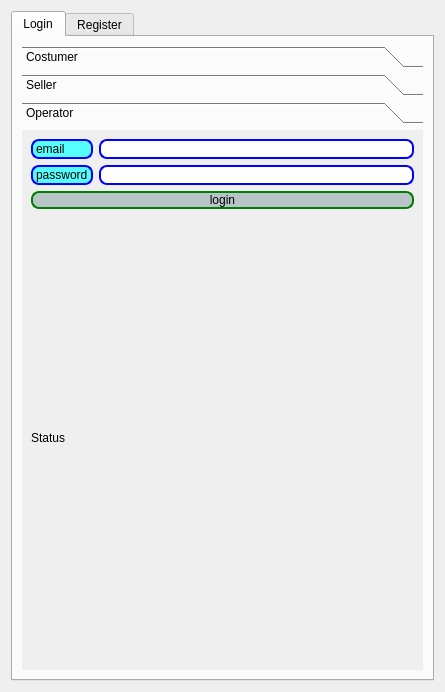
<?xml version="1.0" encoding="UTF-8"?>
<ui version="4.0">
 <class>Form</class>
 <widget class="QWidget" name="Form">
  <property name="geometry">
   <rect>
    <x>0</x>
    <y>0</y>
    <width>445</width>
    <height>692</height>
   </rect>
  </property>
  <property name="windowTitle">
   <string>Form</string>
  </property>
  <layout class="QGridLayout" name="gridLayout">
   <item row="0" column="0">
    <widget class="QTabWidget" name="tabWidget">
     <property name="currentIndex">
      <number>0</number>
     </property>
     <widget class="QWidget" name="tab">
      <attribute name="title">
       <string>Login</string>
      </attribute>
      <layout class="QGridLayout" name="gridLayout_2">
       <item row="0" column="0">
        <widget class="QToolBox" name="toolBox">
         <property name="currentIndex">
          <number>2</number>
         </property>
         <widget class="QWidget" name="page">
          <property name="geometry">
           <rect>
            <x>0</x>
            <y>0</y>
            <width>403</width>
            <height>549</height>
           </rect>
          </property>
          <attribute name="label">
           <string>Costumer</string>
          </attribute>
          <layout class="QGridLayout" name="gridLayout_6">
           <item row="0" column="0">
            <layout class="QGridLayout" name="gridLayout_4">
             <item row="2" column="0">
              <layout class="QHBoxLayout" name="horizontalLayout">
               <item>
                <widget class="QPushButton" name="costumer_login_push_button">
                 <property name="text">
                  <string>login</string>
                 </property>
                </widget>
               </item>
              </layout>
             </item>
             <item row="1" column="0">
              <layout class="QGridLayout" name="gridLayout_5">
               <item row="1" column="1">
                <widget class="QLineEdit" name="costumer_login_password_line"/>
               </item>
               <item row="0" column="1">
                <widget class="QLineEdit" name="costumer_login_email_line"/>
               </item>
               <item row="0" column="0">
                <widget class="QLabel" name="login_email_label">
                 <property name="text">
                  <string>email</string>
                 </property>
                </widget>
               </item>
               <item row="1" column="0">
                <widget class="QLabel" name="login_pass_label">
                 <property name="text">
                  <string>password</string>
                 </property>
                </widget>
               </item>
              </layout>
             </item>
             <item row="3" column="0">
              <layout class="QVBoxLayout" name="verticalLayout">
               <item>
                <widget class="QLabel" name="costumer_login_status">
                 <property name="text">
                  <string>Status</string>
                 </property>
                </widget>
               </item>
              </layout>
             </item>
             <item row="0" column="0">
              <widget class="QLabel" name="label">
               <property name="text">
                <string>Welcome</string>
               </property>
              </widget>
             </item>
            </layout>
           </item>
          </layout>
         </widget>
         <widget class="QWidget" name="page_3">
          <property name="geometry">
           <rect>
            <x>0</x>
            <y>0</y>
            <width>403</width>
            <height>549</height>
           </rect>
          </property>
          <attribute name="label">
           <string>Seller</string>
          </attribute>
          <layout class="QGridLayout" name="gridLayout_8">
           <item row="0" column="0">
            <layout class="QGridLayout" name="gridLayout_7">
             <item row="1" column="1">
              <widget class="QLineEdit" name="seller_password_login_line">
               <property name="styleSheet">
                <string notr="true">border:2px solid blue;
color: rgb(85, 85, 0);
border-radius: 8%</string>
               </property>
              </widget>
             </item>
             <item row="0" column="1">
              <widget class="QLineEdit" name="seller_email_login_line">
               <property name="styleSheet">
                <string notr="true">border:2px solid blue;
color: rgb(85, 85, 0);
border-radius: 8%</string>
               </property>
              </widget>
             </item>
             <item row="0" column="0">
              <widget class="QLabel" name="login_email_label_2">
               <property name="styleSheet">
                <string notr="true">border:2px solid blue;
border-radius: 8%;

background-color: rgb(85, 255, 255);</string>
               </property>
               <property name="text">
                <string>email</string>
               </property>
              </widget>
             </item>
             <item row="1" column="0">
              <widget class="QLabel" name="login_pass_label_2">
               <property name="styleSheet">
                <string notr="true">border:2px solid blue;
border-radius: 8%;

background-color: rgb(85, 255, 255);</string>
               </property>
               <property name="text">
                <string>password</string>
               </property>
              </widget>
             </item>
            </layout>
           </item>
           <item row="1" column="0">
            <layout class="QHBoxLayout" name="horizontalLayout_2">
             <item>
              <widget class="QPushButton" name="seler_login_push_button">
               <property name="styleSheet">
                <string notr="true">border:2px solid green;
background-color: rgb(184, 196, 200);
border-radius: 8%</string>
               </property>
               <property name="text">
                <string>login</string>
               </property>
              </widget>
             </item>
            </layout>
           </item>
           <item row="2" column="0">
            <widget class="QLabel" name="seller_login_status">
             <property name="text">
              <string>Status</string>
             </property>
            </widget>
           </item>
          </layout>
         </widget>
         <widget class="QWidget" name="page_2">
          <property name="geometry">
           <rect>
            <x>0</x>
            <y>0</y>
            <width>403</width>
            <height>549</height>
           </rect>
          </property>
          <attribute name="label">
           <string>Operator</string>
          </attribute>
          <layout class="QGridLayout" name="gridLayout_10">
           <item row="0" column="0">
            <layout class="QGridLayout" name="gridLayout_9">
             <item row="1" column="1">
              <widget class="QLineEdit" name="operator_login_password_line">
               <property name="styleSheet">
                <string notr="true">border:2px solid blue;
color: rgb(85, 85, 0);
border-radius: 8%</string>
               </property>
              </widget>
             </item>
             <item row="0" column="1">
              <widget class="QLineEdit" name="operator_login_email_line">
               <property name="styleSheet">
                <string notr="true">border:2px solid blue;
color: rgb(85, 85, 0);
border-radius: 8%</string>
               </property>
              </widget>
             </item>
             <item row="0" column="0">
              <widget class="QLabel" name="login_email_label_3">
               <property name="styleSheet">
                <string notr="true">border:2px solid blue;
border-radius: 8%;

background-color: rgb(85, 255, 255);</string>
               </property>
               <property name="text">
                <string>email</string>
               </property>
              </widget>
             </item>
             <item row="1" column="0">
              <widget class="QLabel" name="login_pass_label_3">
               <property name="styleSheet">
                <string notr="true">border:2px solid blue;
border-radius: 8%;

background-color: rgb(85, 255, 255);</string>
               </property>
               <property name="text">
                <string>password</string>
               </property>
              </widget>
             </item>
            </layout>
           </item>
           <item row="1" column="0">
            <layout class="QHBoxLayout" name="horizontalLayout_3">
             <item>
              <widget class="QPushButton" name="operator_login_push_button">
               <property name="styleSheet">
                <string notr="true">border:2px solid green;
background-color: rgb(184, 196, 200);
border-radius: 8%</string>
               </property>
               <property name="text">
                <string>login</string>
               </property>
              </widget>
             </item>
            </layout>
           </item>
           <item row="2" column="0">
            <widget class="QLabel" name="operator_login_status">
             <property name="text">
              <string>Status</string>
             </property>
            </widget>
           </item>
          </layout>
         </widget>
        </widget>
       </item>
      </layout>
     </widget>
     <widget class="QWidget" name="tab_2">
      <attribute name="title">
       <string>Register</string>
      </attribute>
      <layout class="QGridLayout" name="gridLayout_3">
       <item row="0" column="0">
        <widget class="QToolBox" name="toolBox_2">
         <property name="currentIndex">
          <number>1</number>
         </property>
         <widget class="QWidget" name="page_4">
          <property name="geometry">
           <rect>
            <x>0</x>
            <y>0</y>
            <width>403</width>
            <height>576</height>
           </rect>
          </property>
          <attribute name="label">
           <string>Costumer</string>
          </attribute>
          <layout class="QGridLayout" name="gridLayout_13">
           <item row="0" column="0">
            <layout class="QGridLayout" name="gridLayout_11">
             <item row="3" column="0">
              <layout class="QVBoxLayout" name="verticalLayout_2">
               <item>
                <widget class="QPushButton" name="costumer_register_button">
                 <property name="styleSheet">
                  <string notr="true">border:2px solid green;
background-color: rgb(184, 196, 200);
border-radius: 8%</string>
                 </property>
                 <property name="text">
                  <string>register</string>
                 </property>
                </widget>
               </item>
               <item>
                <widget class="QLabel" name="costumer_register_status">
                 <property name="text">
                  <string>Status</string>
                 </property>
                </widget>
               </item>
              </layout>
             </item>
             <item row="0" column="0">
              <widget class="QLabel" name="label_2">
               <property name="text">
                <string>Welcome</string>
               </property>
              </widget>
             </item>
             <item row="1" column="0">
              <layout class="QGridLayout" name="gridLayout_12">
               <item row="0" column="2">
                <widget class="QLineEdit" name="costumer_register_email_line">
                 <property name="styleSheet">
                  <string notr="true">border:2px solid blue;
color: rgb(85, 85, 0);
border-radius: 8%</string>
                 </property>
                </widget>
               </item>
               <item row="1" column="2">
                <widget class="QLineEdit" name="costumer_register_password_line">
                 <property name="styleSheet">
                  <string notr="true">border:2px solid blue;
color: rgb(85, 85, 0);
border-radius: 8%</string>
                 </property>
                </widget>
               </item>
               <item row="0" column="0">
                <widget class="QLabel" name="register_email_label">
                 <property name="styleSheet">
                  <string notr="true">border:2px solid blue;
border-radius: 8%;

background-color: rgb(85, 255, 255);</string>
                 </property>
                 <property name="text">
                  <string>email</string>
                 </property>
                </widget>
               </item>
               <item row="1" column="0">
                <widget class="QLabel" name="register_pass_label">
                 <property name="styleSheet">
                  <string notr="true">border:2px solid blue;
border-radius: 8%;

background-color: rgb(85, 255, 255);</string>
                 </property>
                 <property name="text">
                  <string>password</string>
                 </property>
                </widget>
               </item>
               <item row="2" column="2">
                <widget class="QLineEdit" name="costumer_register_location_line">
                 <property name="styleSheet">
                  <string notr="true">border:2px solid blue;
color: rgb(85, 85, 0);
border-radius: 8%</string>
                 </property>
                </widget>
               </item>
               <item row="2" column="0">
                <widget class="QLabel" name="register_location_label">
                 <property name="styleSheet">
                  <string notr="true">border:2px solid blue;
border-radius: 8%;

background-color: rgb(85, 255, 255);</string>
                 </property>
                 <property name="text">
                  <string>location</string>
                 </property>
                </widget>
               </item>
              </layout>
             </item>
             <item row="2" column="0">
              <widget class="QLabel" name="location_input_help">
               <property name="text">
                <string>Please enter first four letter of your state name in location section
example: tehran = tehr</string>
               </property>
              </widget>
             </item>
            </layout>
           </item>
          </layout>
         </widget>
         <widget class="QWidget" name="page_5">
          <property name="geometry">
           <rect>
            <x>0</x>
            <y>0</y>
            <width>403</width>
            <height>576</height>
           </rect>
          </property>
          <attribute name="label">
           <string>Seller</string>
          </attribute>
          <layout class="QGridLayout" name="gridLayout_16">
           <item row="0" column="0">
            <layout class="QGridLayout" name="gridLayout_14">
             <item row="3" column="0">
              <layout class="QVBoxLayout" name="verticalLayout_3">
               <item>
                <widget class="QPushButton" name="seller_register_button">
                 <property name="styleSheet">
                  <string notr="true">border:2px solid green;
background-color: rgb(184, 196, 200);
border-radius: 8%</string>
                 </property>
                 <property name="text">
                  <string>register</string>
                 </property>
                </widget>
               </item>
               <item>
                <widget class="QLabel" name="seller_rgister_status_label">
                 <property name="text">
                  <string>Status</string>
                 </property>
                </widget>
               </item>
              </layout>
             </item>
             <item row="0" column="0">
              <widget class="QLabel" name="welcome_label">
               <property name="text">
                <string>Welcome</string>
               </property>
              </widget>
             </item>
             <item row="1" column="0">
              <layout class="QGridLayout" name="gridLayout_15">
               <item row="0" column="2">
                <widget class="QLineEdit" name="seller_register_email_line">
                 <property name="styleSheet">
                  <string notr="true">border:2px solid blue;
color: rgb(85, 85, 0);
border-radius: 8%</string>
                 </property>
                </widget>
               </item>
               <item row="1" column="2">
                <widget class="QLineEdit" name="seller_register_password_line">
                 <property name="styleSheet">
                  <string notr="true">border:2px solid blue;
color: rgb(85, 85, 0);
border-radius: 8%</string>
                 </property>
                </widget>
               </item>
               <item row="0" column="0">
                <widget class="QLabel" name="seller_register_email_label">
                 <property name="styleSheet">
                  <string notr="true">border:2px solid blue;
border-radius: 8%;

background-color: rgb(85, 255, 255);</string>
                 </property>
                 <property name="text">
                  <string>email</string>
                 </property>
                </widget>
               </item>
               <item row="1" column="0">
                <widget class="QLabel" name="seller_register_pass_label">
                 <property name="styleSheet">
                  <string notr="true">border:2px solid blue;
border-radius: 8%;

background-color: rgb(85, 255, 255);</string>
                 </property>
                 <property name="text">
                  <string>password</string>
                 </property>
                </widget>
               </item>
               <item row="2" column="2">
                <widget class="QLineEdit" name="seller_register_location_line">
                 <property name="styleSheet">
                  <string notr="true">border:2px solid blue;
color: rgb(85, 85, 0);
border-radius: 8%</string>
                 </property>
                </widget>
               </item>
               <item row="2" column="0">
                <widget class="QLabel" name="seller_register_location_label">
                 <property name="styleSheet">
                  <string notr="true">border:2px solid blue;
border-radius: 8%;

background-color: rgb(85, 255, 255);</string>
                 </property>
                 <property name="text">
                  <string>location</string>
                 </property>
                </widget>
               </item>
              </layout>
             </item>
             <item row="2" column="0">
              <widget class="QLabel" name="seller_location_input_help">
               <property name="text">
                <string>Please enter first four letter of your state name in location section
example: tehran = tehr</string>
               </property>
              </widget>
             </item>
            </layout>
           </item>
          </layout>
         </widget>
        </widget>
       </item>
      </layout>
     </widget>
    </widget>
   </item>
  </layout>
 </widget>
 <resources/>
 <connections/>
</ui>
